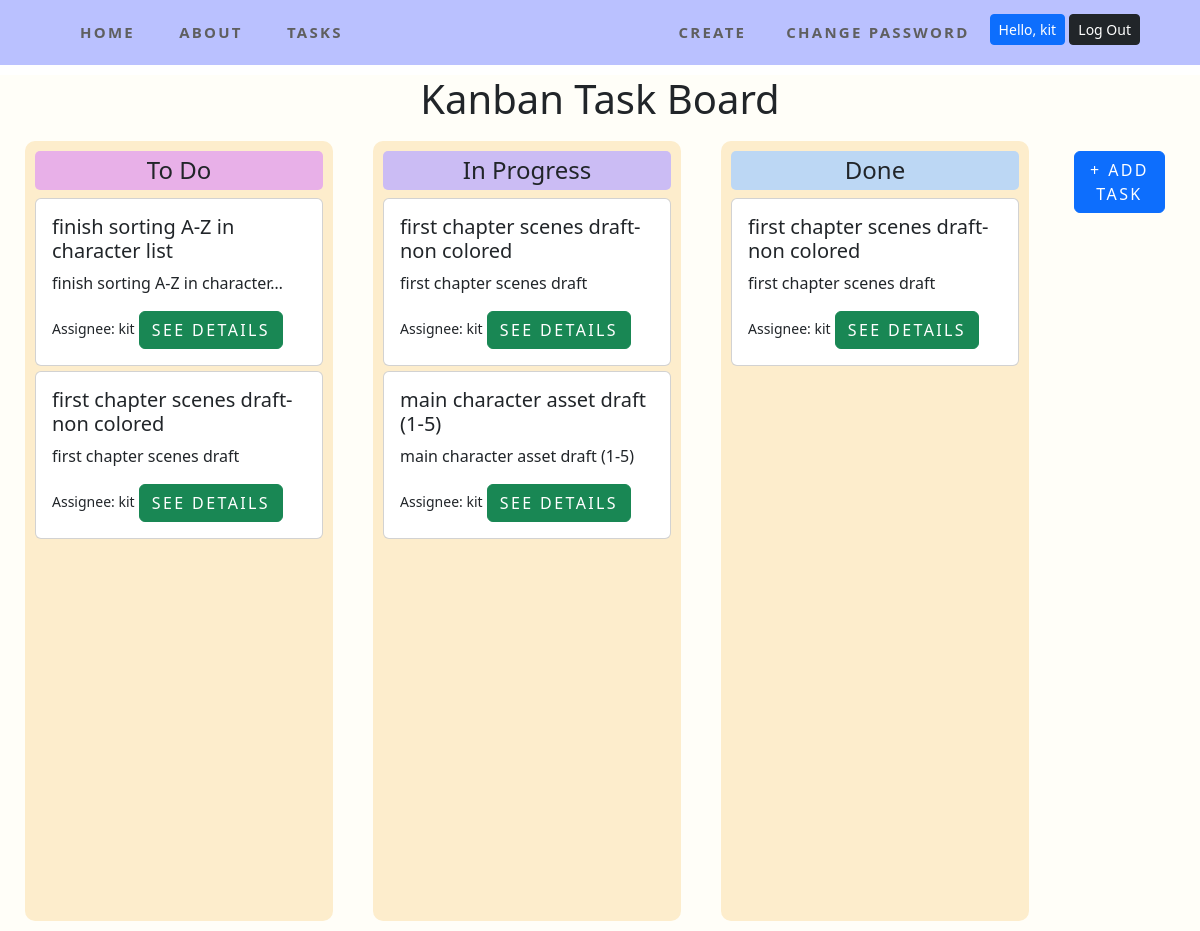
Screenshot of /issues/ (signed in) with the database file from the repository.
### accounts/models.py (models this page shows)
class CustomUser(AbstractUser):
    role = models.ForeignKey(
        Role,
        on_delete=models.CASCADE,
        blank=True,
        null=True
    )
    team = models.ForeignKey(
        Team,
        on_delete=models.CASCADE,
        blank=True,
        null=True
    )

### issues/models.py (models this page shows, shortened)
class Issue(models.Model):
    name = models.CharField(max_length=64)
    summary = models.CharField(max_length=128)
    description = models.TextField()
    reporter = models.ForeignKey(
        get_user_model(),
        on_delete=models.CASCADE,
        blank=True,
        null=True,
    )
    assignee=models.ForeignKey(
        get_user_model(),
        on_delete=models.CASCADE,
        related_name="assignee",
        blank=True,
        null=True
    )
    created_on = models.DateTimeField(auto_now_add=True)
    status = models.ForeignKey(
        Status,
        on_delete=models.CASCADE,
    )

### issues/views.py (the view)
# urls.py: path("", views.IssueListView.as_view(), name="list"),
class IssueListView(LoginRequiredMixin,ListView):
    template_name="issues/list.html"
    model=Issue
    def get_context_data(self, **kwargs):
        context =super().get_context_data(**kwargs)
        user=self.request.user
        role=Role.objects.get(name="product owner")
        team_po=(
            CustomUser.objects
            .filter(team=user.team)
            .filter(role=role)
        )
        if team_po.exists():
            reporter = team_po[0]
            to_do=Status.objects.get(name="to do")
            context["to_do_list"]=(
                Issue.objects
                .filter(status=to_do)
                .filter(reporter=team_po[0])
                .order_by("created_on").reverse()
            )
            in_progress=Status.objects.get(name="in progress")
            context["in_progress_list"]=(
                Issue.objects
                .filter(status=in_progress)
                .filter(reporter=team_po[0])
                .order_by("created_on").reverse()
            )
            done=Status.objects.get(name="done")
            context["done_list"] = (
                Issue.objects
                .filter(status=done)
                .filter(reporter=team_po[0])
                .order_by("created_on").reverse()
            )
        else:
            context["to_do_list"] = []
            context["in_progress_list"] = []
            context["done_list"] = []
        return context

### templates/issues/list.html (shortened to what this page needs)
{% extends "base.html" %}
{% block content %}
<h1 class="text-center"  style="margin-top:10px;">Kanban Task Board</h1>
<div class="kanban-container">
    <div class="kanban-column" id="todo">
    <h4 class="todo-banner">To Do</h4>
        <div class="tasks" data-status="to-do">
                {% for issue in to_do_list %}
                <div class="card" style="width: 18rem; margin-top:5px;">
                  <div class="card-body ">
                    <h5 class="card-title">{{ issue.name }}</h5>
                    <p class="card-text">{{ issue.summary|truncatechars:32 }}</p>
                    <small>Assignee: {{ issue.assignee }}</small>
                    <a href="{% url 'detail' issue.id %}" class="btn btn-success">See Details</a>
                  </div>
                </div>
              {% empty %}
                <p>No tasks in progress</p>
              {% endfor %}
        </div>
    </div>
    <br>
    <div class="kanban-column" id="in-progress">
        <h4 class="in-banner">In Progress</h4>
        <div class="tasks" data-status="in-progress">
            {% for issue in in_progress_list %}
            <div class="card" style="width: 18rem; margin-top:5px;">
              <div class="card-body">
                <h5 class="card-title">{{ issue.name }}</h5>
                <p class="card-text">{{ issue.summary|truncatechars:32 }}</p>
                <small>Assignee: {{ issue.assignee }}</small>
                <a href="{% url 'detail' issue.id %}" class="btn btn-success">See Details</a>
            </div>
            </div>
          {% empty %}
            <p>No tasks in progress</p>
            <br>
          {% endfor %}
        </div>
     </div>
    <br>
    <div class="kanban-column" id="done">
        <h4 class="done-banner">Done</h4>
        <div class="tasks" data-status="done">
            {% for issue in done_list %}
            <div class="card" style="width: 18rem; margin-top:5px;">
              <div class="card-body">
                <h5 class="card-title">{{ issue.name }}</h5>
                <p class="card-text">{{ issue.summary|truncatechars:32 }}</p>
                <small>Assignee: {{ issue.assignee }}</small>
                <a href="{% url 'detail' issue.id %}" class="btn btn-success">See Details</a>
            </div>
            </div>
          {% empty %}
            <p>No tasks in progress</p>
          {% endfor %}
     </div>
    </div>
    <div class="kancolumn" id="done">
        <a href="{% url 'new'%}" class="btn btn-primary">+ Add Task</a>
    </div>
</div>
{% endblock content %}

### templates/base.html (shortened to what this page needs)
{%load static%}
<!DOCTYPE html>
<html lang="en">
<head>
    <link href="https://cdn.jsdelivr.net/npm/bootstrap@5.3.3/dist/css/bootstrap.min.css" rel="stylesheet">
    <link rel="stylesheet" href="{% static 'css/base.css' %}">
</head>
<body>
<nav>
  <div class="navbar">
    <div class="nav-container">
      <div>
        <a class="topnav" href="{% url 'home'%}">Home</a>
        <a class="topnav" href="{% url 'about'%}">About</a>
        <a class="topnav" href="{% url 'list'%}">Tasks</a>
      </div>
      <div class="nav-right">
      {%if user.is_authenticated %}
        <a class="topnav" href="{% url 'new'%}">Create</a>
        <a class="topnav" href="{% url 'password_change'%}">Change Password </a>
        <form class="pt-2" method="POST" action="{%url 'logout'%}">
          <label class="btn btn-primary btn-sm" >Hello, {{user.username}}</label>
          <input type="submit"  class="btn btn-dark btn-sm" value="Log Out">
        </form>
      {%else%}
        <a class="topnav"  href="{% url 'signup' %}">Sign up</a>
        <a class="topnav"  href="{% url 'login' %}">Log In</a>
      {%endif%}
  </div>
  </div>
</nav>
<div class="content-body">
  {%block content%}
  {%endblock content%}
</div>
</body>
</html>

### static/css/base.css (style rules this page uses)
* { margin: 0; padding: 0; }
.topnav { font-size: 15px !important; }
.navbar { background-color: #bac1ff; padding: 0.4rem 0; position: sticky; top: 0; z-index: 999; }
.nav-container { width: 90%; max-width: 1200px; margin: 0 auto; display: flex; align-items: center; justify-content: space-between; }
.nav-right { display: flex; }
a { color: #5f5f5f; text-transform: uppercase; text-decoration: none; letter-spacing: 0.15em; display: inline-block; padding: 15px 20px; position: relative; font-weight: bold; }
.content-body { width: 100%; background-color: rgb(255, 254, 248); }
.kanban-container { display: flex; justify-content: center; width: 100%; height: 800px; padding: 10px; gap:5px; }
.todo-banner { width: 100%; padding: 5px; text-align: center; background-color:#e8b0e8; border-radius: 5px; }
.in-banner { width: 100%; padding: 5px; text-align: center; background-color:#cbbcf4; border-radius: 5px; }
.done-banner { width: 100%; padding: 5px; text-align: center; background-color:#bcd7f4; border-radius: 5px; }
.kanban-column { display: inline-block; height:auto; width: 310px; margin: 0 15px; background-color: #fdedcc; border-radius: 10px; padding: 10px; padding-right: 10px; }
.kancolumn { display: inline-block; height:auto; width: 300px; margin: 0 15px; border-radius: 10px; padding: 10px; }

### rows the page displays
CustomUser: username "kit"
Issue: name "finish sorting A-Z in character list", summary "finish sorting A-Z in character…", assignee "kit"
Issue: name "first chapter scenes draft-non colored", summary "first chapter scenes draft", assignee "kit"
Issue: name "first chapter scenes draft-non colored", summary "first chapter scenes draft", assignee "kit"
Issue: name "main character asset draft (1-5)", summary "main character asset draft (1-5)", assignee "kit"
Issue: name "first chapter scenes draft-non colored", summary "first chapter scenes draft", assignee "kit"
